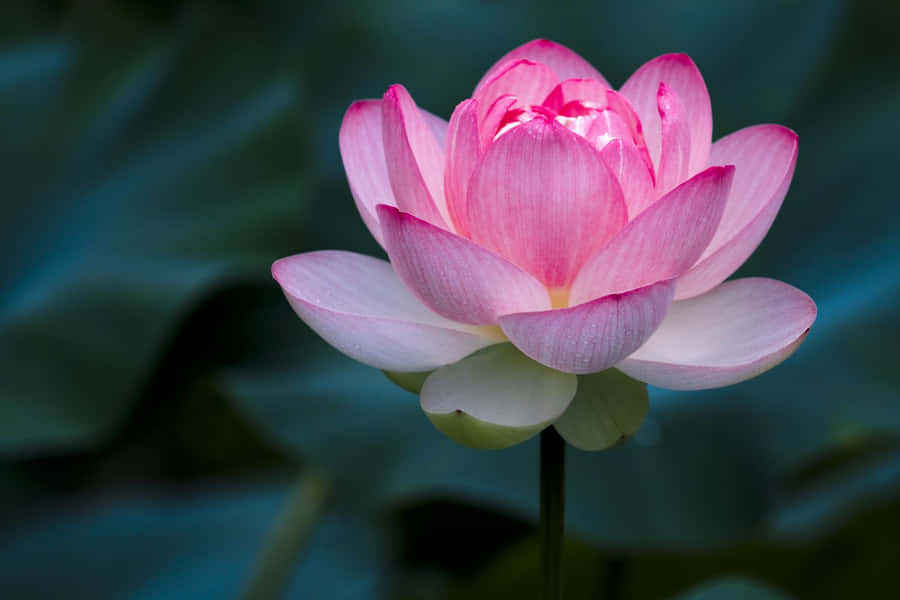
#> input picture image1.jpg, 900 x 600 px
$ python h19.py   (older library calls are emulated)
#> lines starting #> are read from the running program, lines starting #| are printed output that depends on the picture
import cv2
import matplotlib.pyplot as plt

# Read image in grayscale
img = cv2.imread("image1.jpg", 0)
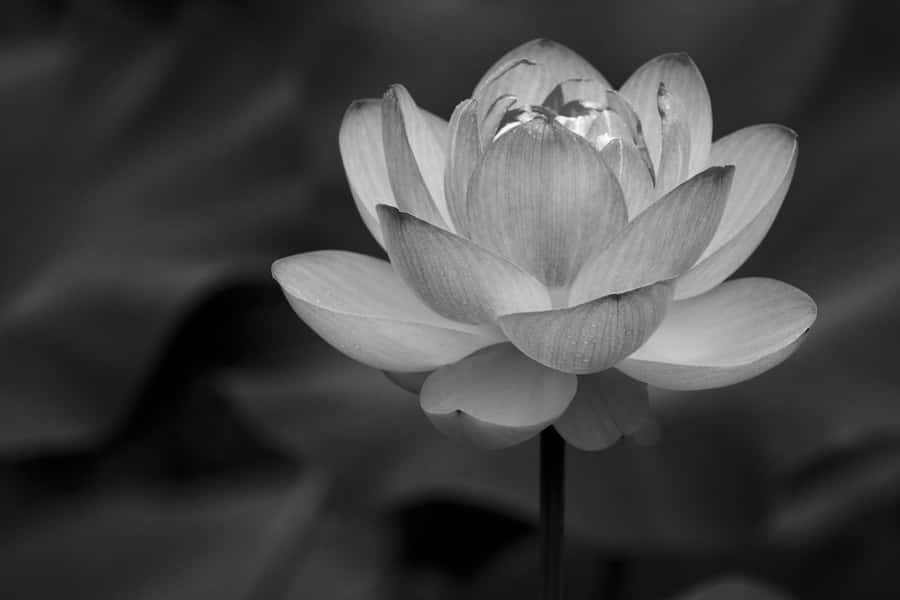
#> img: shape (600, 900); min 0, max 255, mean 67

if img is None:
    print("Image not found. Check the file name.")
    exit()

# Apply Sobel X
sx = cv2.Sobel(img, cv2.CV_64F, 1, 0, ksize=3)
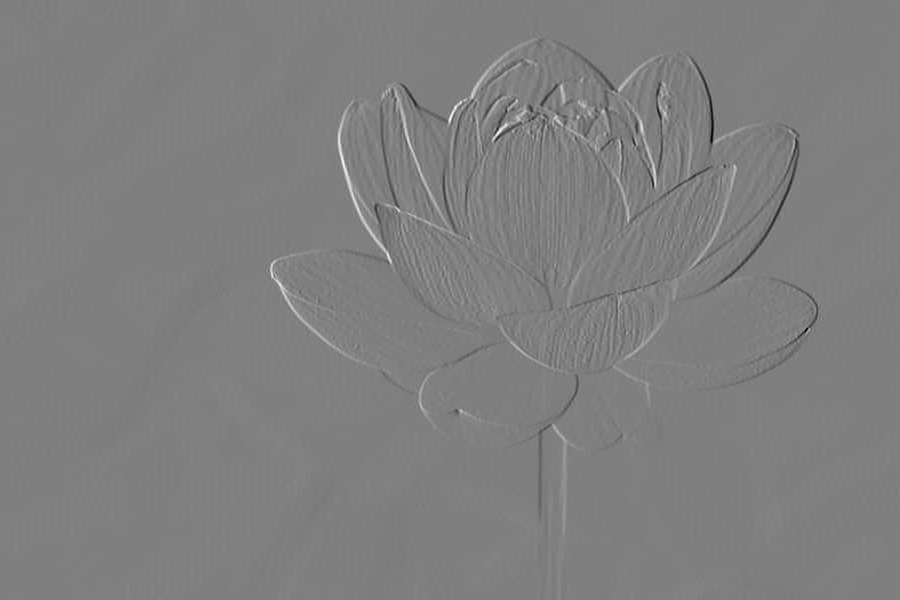
#> sx: shape (600, 900) float64; min -453, max 452, mean 0; drawn with min black and max white

# Apply Sobel Y
sy = cv2.Sobel(img, cv2.CV_64F, 0, 1, ksize=3)

# Convert results to displayable format
sx = cv2.convertScaleAbs(sx)
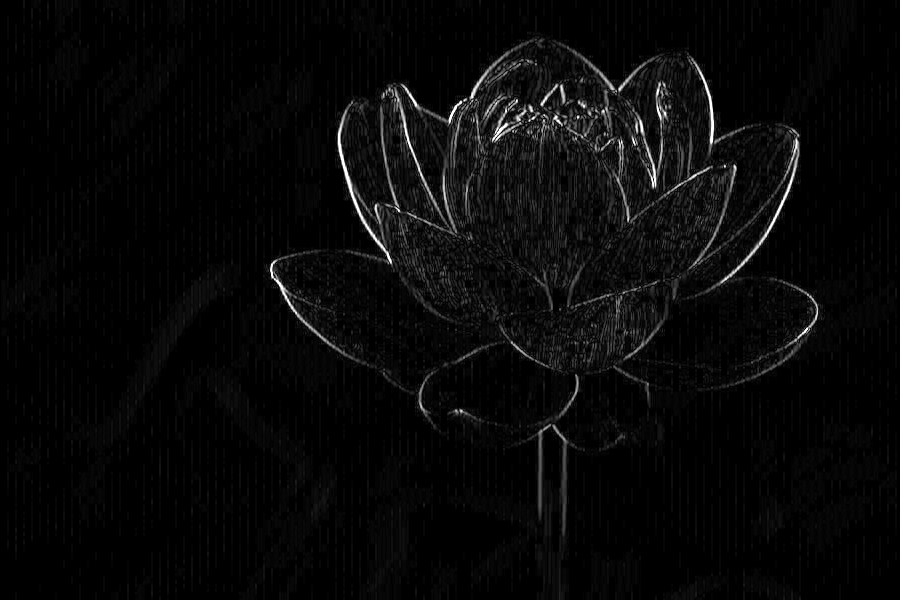
#> sx: shape (600, 900); min 0, max 255, mean 8.4
sy = cv2.convertScaleAbs(sy)
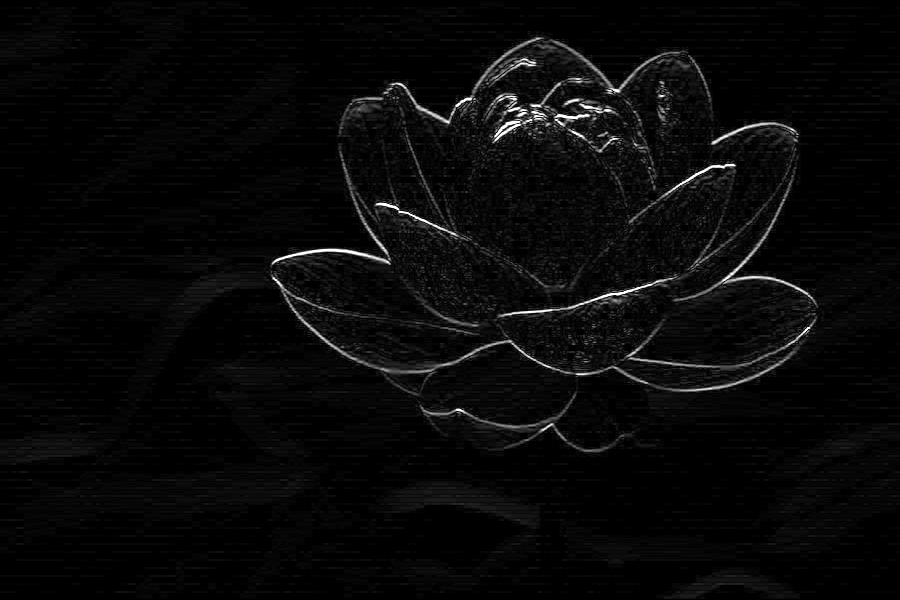
#> sy: shape (600, 900); min 0, max 255, mean 8.8

# Display original, Sobel X and Sobel Y
plt.figure(figsize=(12, 4))

plt.subplot(1, 3, 1)
plt.imshow(img, cmap="gray")
plt.title("Original Image")
plt.axis("off")

plt.subplot(1, 3, 2)
plt.imshow(sx, cmap="gray")
plt.title("Sobel X")
plt.axis("off")

plt.subplot(1, 3, 3)
plt.imshow(sy, cmap="gray")
plt.title("Sobel Y")
plt.axis("off")

plt.tight_layout()
plt.show()

# Save outputs
cv2.imwrite("sobel_x.jpg", sx)
cv2.imwrite("sobel_y.jpg", sy)

print("Sobel Edge Detection successful!")
print("Outputs saved as sobel_x.jpg and sobel_y.jpg")

$ run again, with image2.jpg copied over image1.jpg
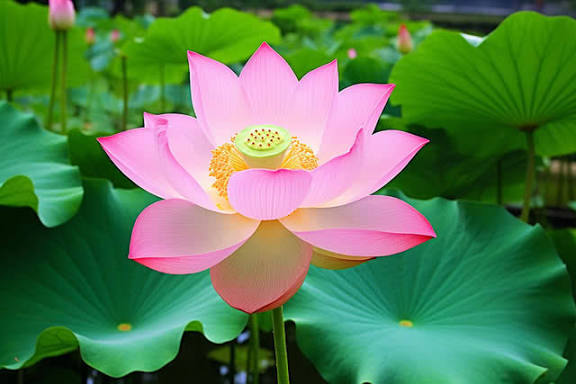
#> input picture image2.jpg, 576 x 384 px
#> `img = cv2.imread("image1.jpg", 0)`:
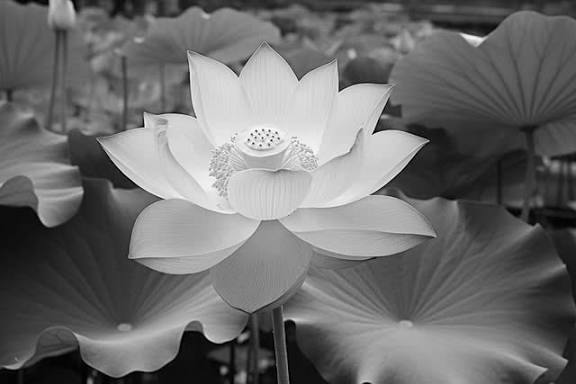
#> img: shape (384, 576); min 0, max 255, mean 109.4
#> `sy = cv2.convertScaleAbs(sy)`:
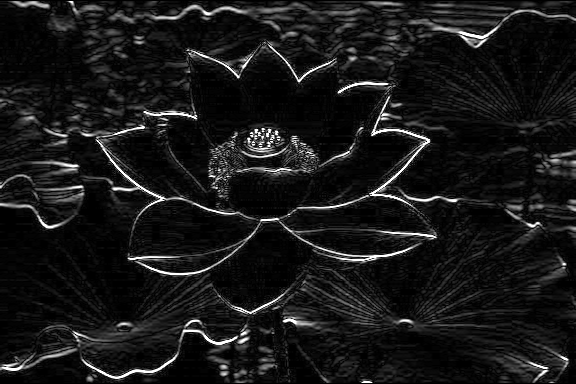
#> sy: shape (384, 576); min 0, max 255, mean 23.9
